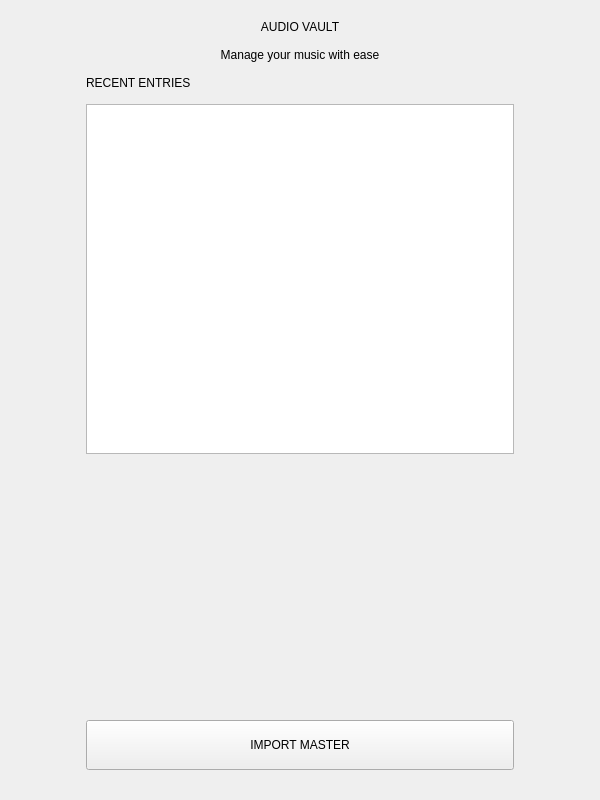
<?xml version="1.0" encoding="UTF-8"?>
<ui version="4.0">
 <class>MainWindow</class>
 <widget class="QMainWindow" name="MainWindow">
  <property name="geometry">
   <rect>
    <x>0</x>
    <y>0</y>
    <width>600</width>
    <height>800</height>
   </rect>
  </property>
  <property name="minimumSize">
   <size>
    <width>420</width>
    <height>650</height>
   </size>
  </property>
  <property name="windowTitle">
   <string>Audio Vault</string>
  </property>
  <widget class="QWidget" name="centralwidget">
   <property name="enabled">
    <bool>true</bool>
   </property>
   <layout class="QHBoxLayout" name="mainHLayout" stretch="1,5,1">
    <property name="leftMargin">
     <number>0</number>
    </property>
    <property name="topMargin">
     <number>20</number>
    </property>
    <property name="rightMargin">
     <number>0</number>
    </property>
    <property name="bottomMargin">
     <number>30</number>
    </property>
    
    <item>
     <spacer name="horizontalSpacer_left">
      <property name="orientation">
       <enum>Qt::Horizontal</enum>
      </property>
      <property name="sizeHint" stdset="0">
       <size>
        <width>40</width>
        <height>20</height>
       </size>
      </property>
     </spacer>
    </item>
    
    <item>
     <layout class="QVBoxLayout" name="centerVLayout">
      <property name="spacing">
       <number>14</number>
      </property>
      
      <item>
       <widget class="QLabel" name="lb_title">
        <property name="text">
         <string>AUDIO VAULT</string>
        </property>
        <property name="alignment">
         <set>Qt::AlignCenter</set>
        </property>
       </widget>
      </item>
      
      <item>
       <widget class="QLabel" name="lb_subtitle">
        <property name="text">
         <string>Manage your music with ease</string>
        </property>
        <property name="alignment">
         <set>Qt::AlignCenter</set>
        </property>
       </widget>
      </item>
      
      <item>
       <widget class="QLabel" name="lb_recent">
        <property name="text">
         <string>RECENT ENTRIES</string>
        </property>
       </widget>
      </item>
      
      <item>
       <widget class="QListWidget" name="listWidget">
        <property name="minimumSize">
         <size>
          <width>350</width>
          <height>350</height>
         </size>
        </property>
       </widget>
      </item>
      
      <item>
       <spacer name="verticalSpacer">
        <property name="orientation">
         <enum>Qt::Vertical</enum>
        </property>
        <property name="sizeHint" stdset="0">
         <size>
          <width>20</width>
          <height>40</height>
         </size>
        </property>
       </spacer>
      </item>
      
      <item>
       <widget class="QPushButton" name="btn_import">
        <property name="minimumSize">
         <size>
          <width>350</width>
          <height>50</height>
         </size>
        </property>
        <property name="cursor">
         <cursorShape>PointingHandCursor</cursorShape>
        </property>
        <property name="text">
         <string>IMPORT MASTER</string>
        </property>
       </widget>
      </item>
      
     </layout>
    </item>
    
    <item>
     <spacer name="horizontalSpacer_right">
      <property name="orientation">
       <enum>Qt::Horizontal</enum>
      </property>
      <property name="sizeHint" stdset="0">
       <size>
        <width>40</width>
        <height>20</height>
       </size>
      </property>
     </spacer>
    </item>
    
   </layout>
  </widget>
 </widget>
 <resources/>
 <connections/>
</ui>
